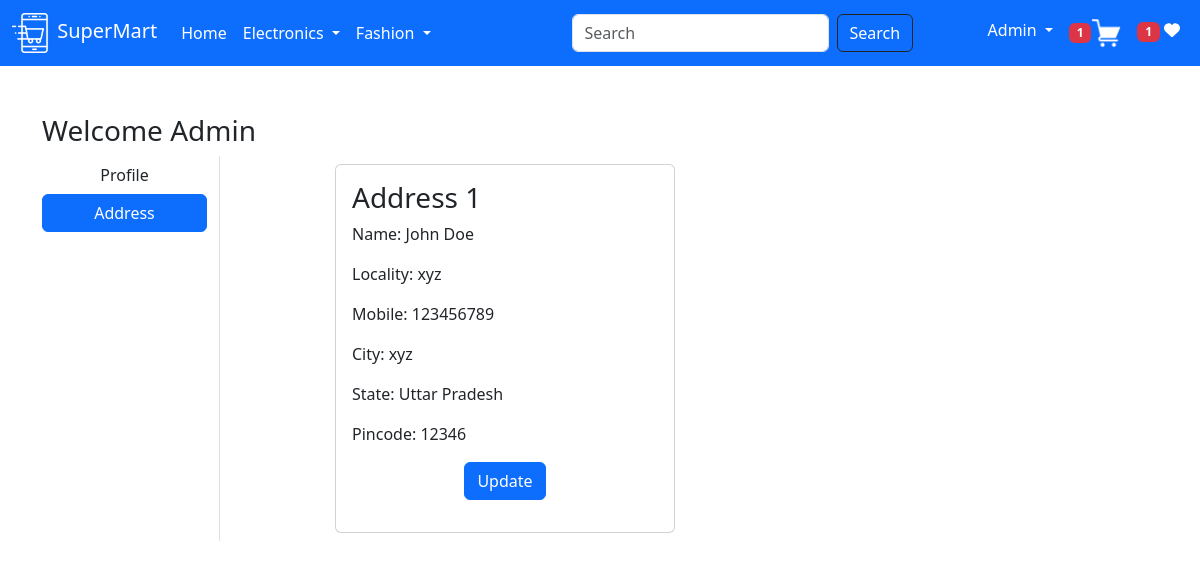
Before: /address/ (signed in) with the older database file.
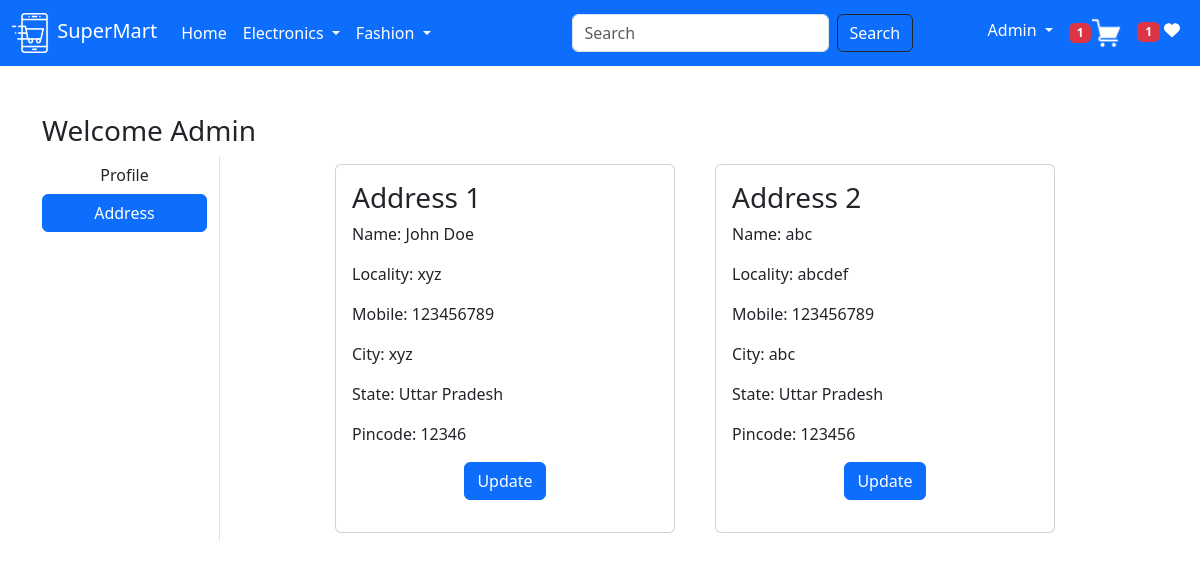
After: the same page with the newer database file.
### app/models.py (models this page shows, shortened)
class Customer(models.Model):
    user = models.ForeignKey(User,on_delete=models.CASCADE)
    name = models.CharField(max_length=200)
    locality = models.CharField(max_length=200)
    city = models.CharField(max_length=50)
    mobile = models.IntegerField(default=0)
    zipcode = models.IntegerField()
    state = models.CharField(choices=STATE_CHOICES,max_length=50)

### app/views.py (the view)
# urls.py: path('address/', views.address,name="address"), #as_view is not used bcz its fnctn not a class.
@login_required
def address(request):
    add = Customer.objects.filter(user=request.user)
    totalitem = 0
    wishitem = 0
    if request.user.is_authenticated:
        totalitem = len(Cart.objects.filter(user=request.user))
        wishitem = len(Wishlist.objects.filter(user=request.user))
    return render(request,'app/address.html',locals())

### app/templates/app/address.html (shortened to what this page needs)
{% extends "app/base.html" %}
{% load static %}
{% block main-content %}
<div class="container my-5">
    <div class="row">
        <h3>Welcome <span class="text-capitalize">{{request.user}}</span> </h3>
        <div class="col-sm-2 border-end">
            <ul class="list-unstyled">
                <li class="d-grid"><a href="{%url 'profile' %}" class="btn ">Profile</a></li>
                <li class="d-grid"><a href="{%url 'address' %}" class="btn btn-primary">Address</a></li>
            </ul>
        </div>
        <div class="col-sm-8 offset-sm-1">
            <div class="row">
                {% for ad in add  %}
                    <div class="col-sm-6">
                        <div class="card m-2">
                            <div class="card-body">
                                <h3>Address {{forloop.counter}}</h3>
                                <p>Name: {{ad.name}}</p>
                                <p>Locality: {{ad.locality}}</p>
                                <p>Mobile: {{ad.mobile}}</p>
                                <p>City: {{ad.city}}</p>
                                <p>State: {{ad.state}}</p>
                                <p>Pincode: {{ad.zipcode}}</p>
                                <p class="text-center"><a href="{% url 'updateAddress' pk=ad.id %}" type="button" class="btn btn-primary" >Update</a></p>
                            </div>
                        </div>
                    </div>
                {% endfor %}
            </div>
        </div>
    </div>
</div>
{% endblock main-content %}

Changed rows visible on the page:
added Customer: name "abc", locality "abcdef", mobile "123456789", city "abc", state "Uttar Pradesh", zipcode "123456"
